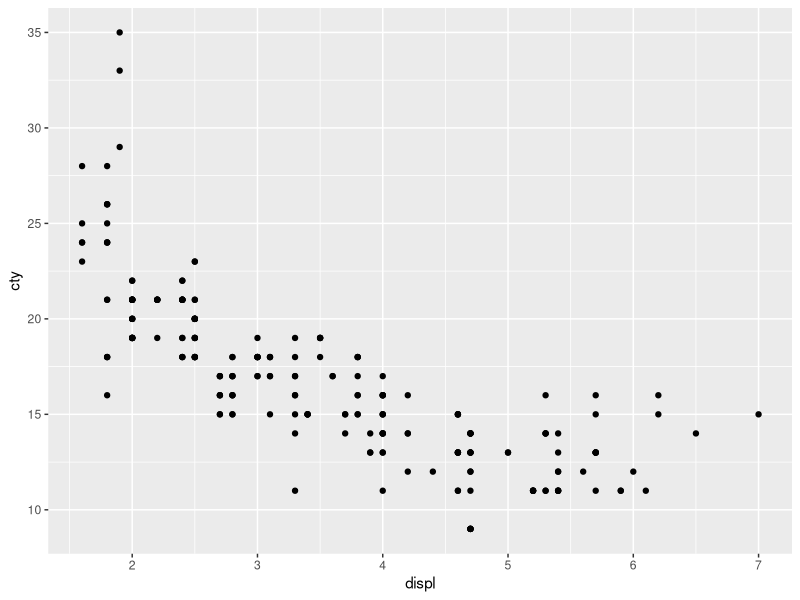
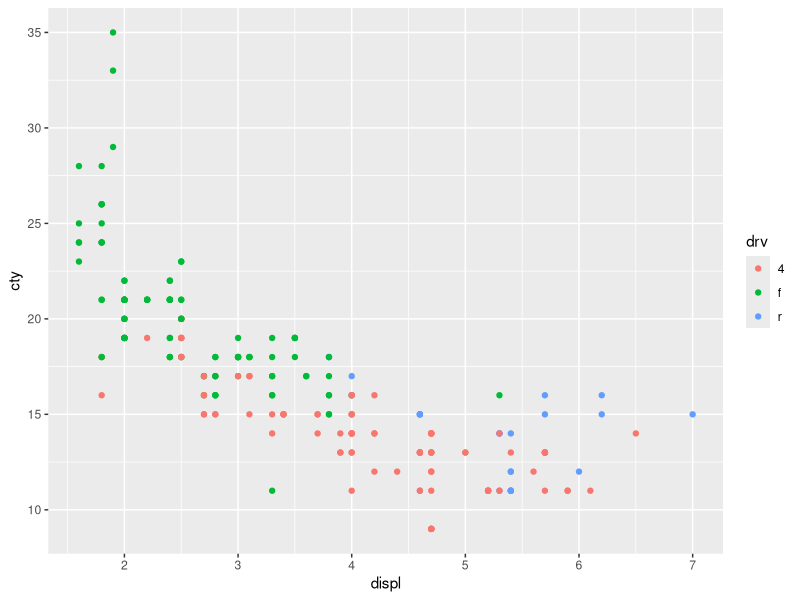
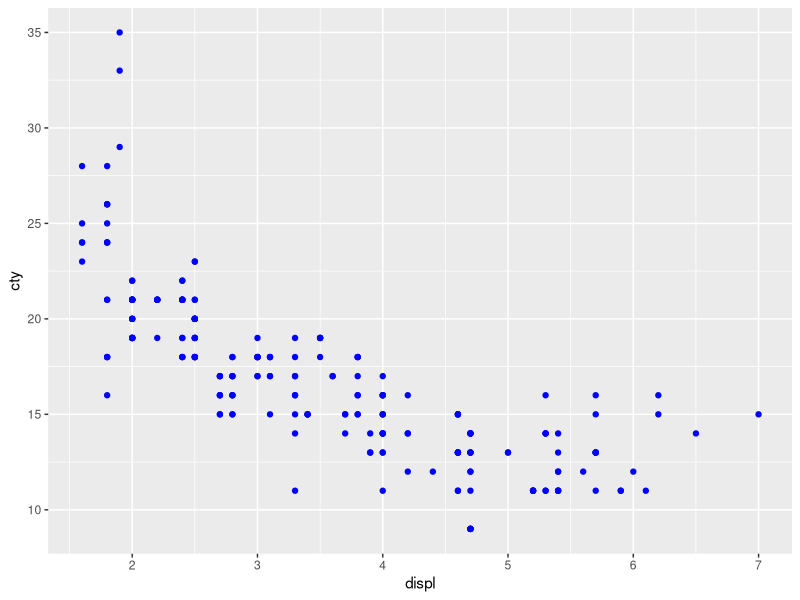
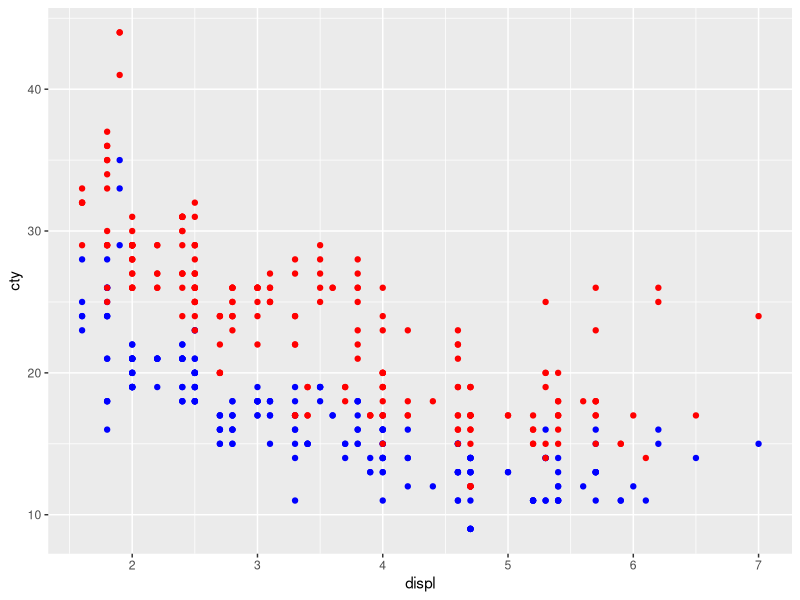
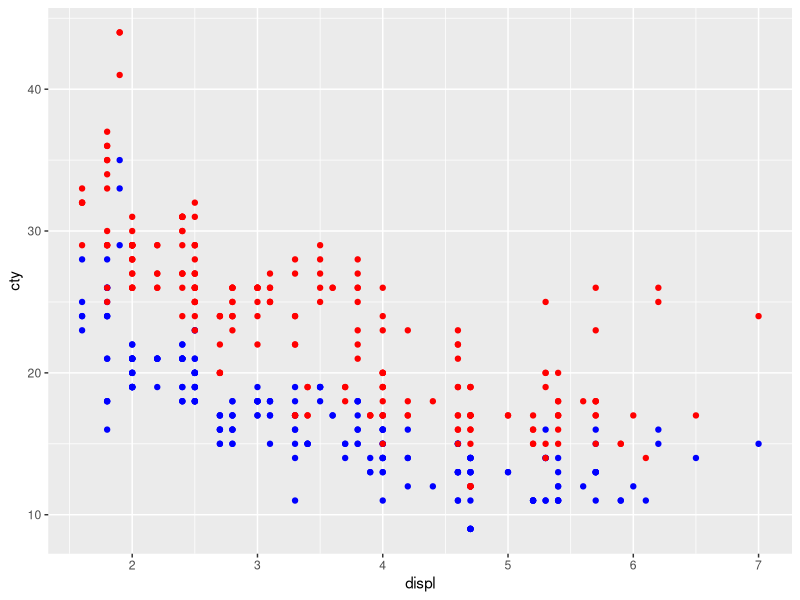
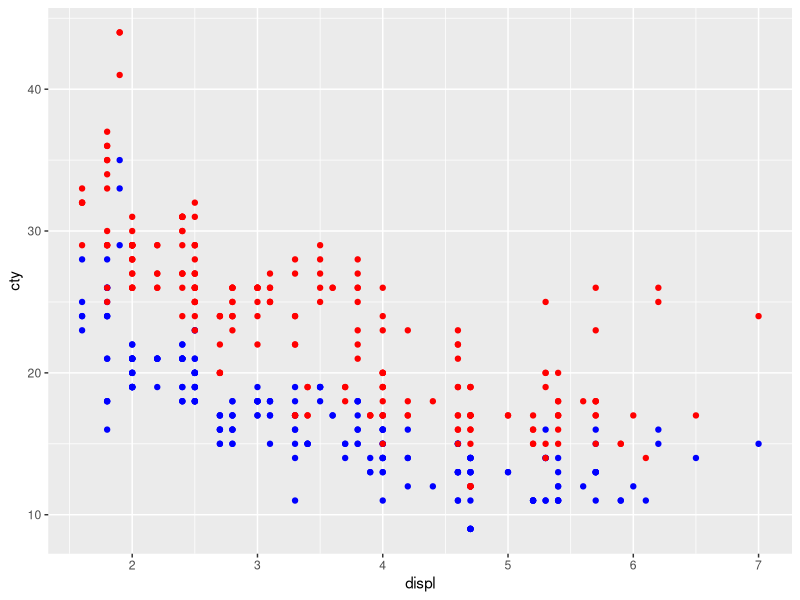
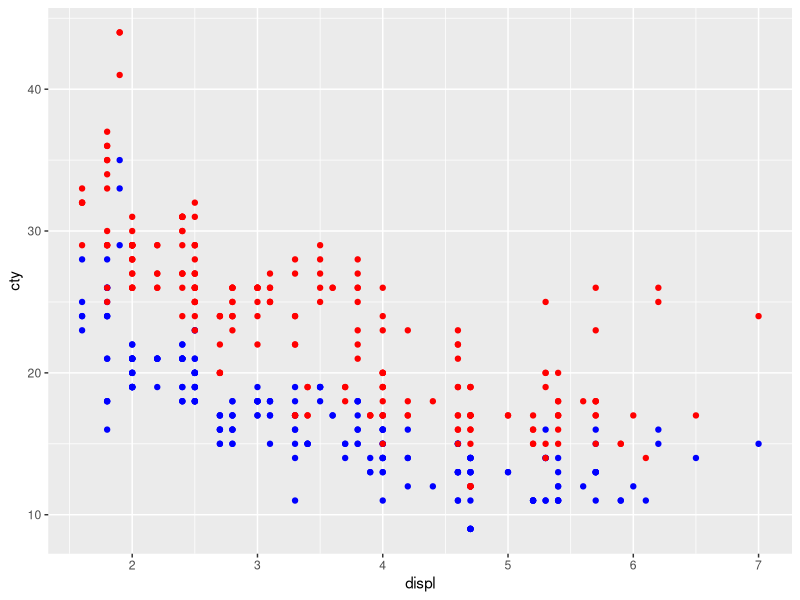

Here is the R script that generated these plots, in order:
## ---- chunk 1
require(knitr)
require(dplyr)
require(ggplot2)
## ---- chunk 2
data(mpg)
glimpse(mpg)
## ---- chunk 3
ggplot()+layer(data=mpg, 
               mapping = aes(x = displ, y = cty), 
               geom="point",
               stat="identity",
               position="identity")
## ---- chunk 4
ggplot()+layer(data=mpg, 
               mapping = aes(x = displ, y = cty, colour=drv),
               geom="point",
               stat="identity",
               position="identity")
## ---- chunk 5
ggplot()+layer(data=mpg, 
               mapping = aes(x = displ, y = cty),
               params=list(color="blue"),
               geom="point",
               stat="identity",
               position="identity")
## ---- chunk 6
ggplot()+
  layer(data=mpg, 
        mapping = aes(x = displ, y = cty),
        params=list(colour="blue"),
        geom="point",
        stat="identity",
        position="identity") +
  layer(data=mpg,
        mapping = aes(x = displ, y= hwy),
        params=list(colour="red"),
        geom="point",
        stat="identity",
        position="identity")
## ---- chunk 7
ggplot(data=mpg, mapping=aes(x=displ)) +
  layer(mapping = aes(y=cty), params=list(colour="blue"), geom="point", stat="identity", position="identity")+
  layer(mapping = aes(y=hwy), params=list(colour="red"), geom="point", stat="identity", position="identity")
## ---- chunk 8
ggplot(mpg, aes(x=displ)) +
  layer(mapping = aes(y=cty), params=list(colour="blue"), geom="point", stat="identity", position="identity")+
  layer(mapping = aes(y=hwy), params=list(colour="red"), geom="point", stat="identity", position="identity")
## ---- chunk 9
ggplot(mpg, aes(x=displ)) +
  geom_point(aes(y=cty), colour="blue") +
  geom_point(aes(y=hwy), colour="red")
